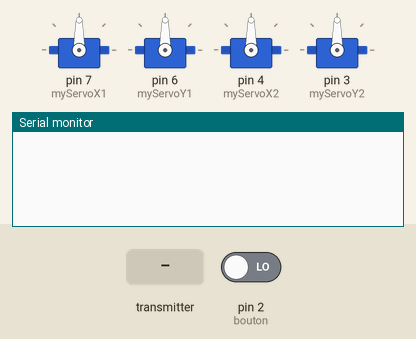
Recording of a sketch running on a simulated Arduino Uno, built with avr-gcc and run on an emulated ATmega328P. Shown: 4 × servo, the last lines printed to the serial monitor. The inputs (shaded band) are chosen by the test bench; at power-on: pin 2 (bouton) LOW. No radio packets arrive unless stated.

Above: at 3.2 s.
3.3 s: the transmitter starts sending Pos.0 = 0
At 3.37 s:
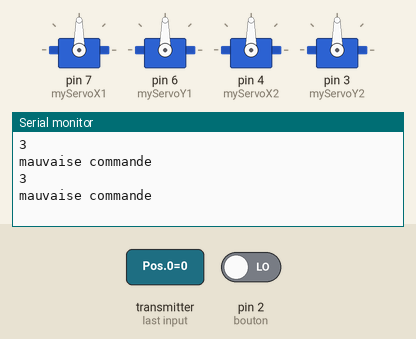
At 6.23 s:
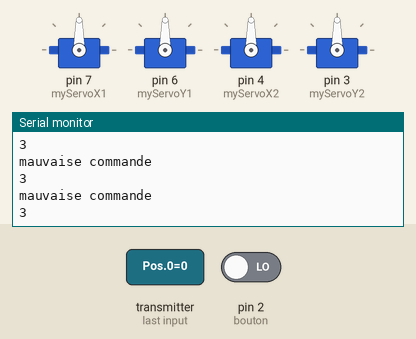

Measured:
- after the input at 3.3 s, the serial monitor: prints a new line at once (image 1)

The sketch:

drone.ino
```cpp
//Include Libraries
#include <SPI.h>
#include <nRF24L01.h>
#include <RF24.h>
#include <Servo.h>

#define t1 "PIPE2"
#define t2 "PIPE1"
RF24 radio(9, 8);  // CE, CSN

const byte adresses[][6] = {t1, t2};

Servo myServoX1;
Servo myServoY1;
Servo myServoX2;
Servo myServoY2;

const int bouton = 2;

int PosX1 = 90;
int PosY1 = 90;
int PosX2 = 90;
int PosY2 = 90;
const int mdp =2534;


void setup()
{
    Serial.begin(115200);
    myServoX1.attach(7);
    myServoY1.attach(6);
    myServoX2.attach(4);
    myServoY2.attach(3);
    pinMode(bouton, INPUT);
  radio.begin();
  radio.openWritingPipe(adresses[0]);
  radio.openReadingPipe(1, adresses[1]);
  radio.setPALevel(RF24_PA_MIN);
  radio.setChannel(96);

  delay(2000);
}

void loop()
{
 radio.stopListening();
 int buzzer = digitalRead(bouton);
 radio.write(&buzzer, sizeof(buzzer));
 delay(5);

radio.startListening();
if (radio.available()){
  while (radio.available()) {

int Pos[] = {PosX1,PosY1,PosX2,PosY2,mdp};
    int value = 3;
    radio.read(Pos, sizeof(Pos));
    Serial.println(value);
      if(Pos[5]==mdp)
      {
    PosX1 = Pos[0];
    PosY1 = Pos[1];
    PosX2 = Pos[2];
    PosY2 = Pos[3];

    myServoX1.write(PosX1);
    myServoY1.write(PosY1);
    myServoX2.write(PosX2);
    myServoY2.write(PosY2);

  //Serial.println(Pos[0]);
  //Serial.println(PosY1);
  //Serial.println(PosX2);
  //Serial.println(PosY2);
      }else
      {
        Serial.println("mauvaise commande");
        }
  }
  delay(20);
  }
  delay(5);
}
```
